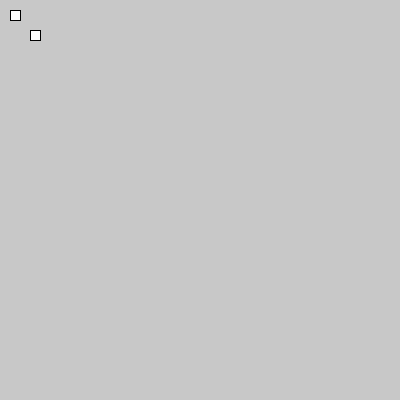
Frame 1 (no input)
Frame 60 (the mouse pressed at the canvas centre just before this capture): identical to frame 1, image omitted
Frame 120 (the mouse held since frame 60 and released just before this capture): identical to frame 1, image omitted

The Processing sketch that drew this single still picture (run headless with seeded random() and noise(); from frame 60 on, the mouse is pressed at the canvas centre):

// Processing sketch: ProcessingClassBlokje
// ── ProcessingClassBlokje.pde
void setup() 
{
  size (400,400);
  frameRate(30);
}

Blokje b1 = new Blokje(10,10); 
Blokje b2 = new Blokje(30,30);

void draw()
{
  background(200);
  b1.show();
  b2.show();    
  
  if(mousePressed && (mouseButton == LEFT))
  {
    b1.moveDirection();
    b2.moveDirection();
  }else if(mousePressed && (mouseButton ==RIGHT))
  {
   b1.updateSize();
   b2.updateSize();
  }
  
  if(keyPressed == true && key == 'R' || key == 'r')
{
  b1.resetSize();
  b2.resetSize();
}
}
// ── Blokje.pde
class Blokje
{
  float xPos, yPos, breedte, hoogte;
  Blokje(float X, float Y)
  {
    xPos = X;
    yPos = Y;
    breedte = 10;
    hoogte = 10;
  } 
  void updateSize()
  {
    breedte += 1;
    hoogte += 1;
  }
  
  void resetSize()
  {
    breedte = 10;
    hoogte = 10;
  }
  
  void show()
    {
      rect(xPos,yPos,breedte,hoogte);
    }
 
  void moveDirection() {
  if(key == CODED)
    {if (key == UP)
      {
        yPos -= 1;
        print("UP");
      }
    } else if (key == DOWN)
      {
        yPos += 1;
        print("DOWN");
      }else if (key == LEFT)
      {
        xPos -= 1;
        print("LEFT");
      }else if (key == RIGHT)
      {
        xPos += 1;
        print("RIGHT");
      }
  }
}
